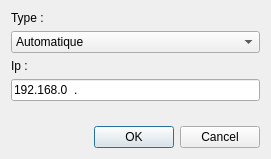
<?xml version="1.0" encoding="UTF-8"?>
<ui version="4.0">
 <class>BAddByIpDialog</class>
 <widget class="QDialog" name="BAddByIpDialog">
  <property name="geometry">
   <rect>
    <x>0</x>
    <y>0</y>
    <width>271</width>
    <height>159</height>
   </rect>
  </property>
  <property name="windowTitle">
   <string>Dialog</string>
  </property>
  <layout class="QVBoxLayout" name="verticalLayout">
   <item>
    <widget class="QLabel" name="label">
     <property name="text">
      <string>Type :</string>
     </property>
    </widget>
   </item>
   <item>
    <widget class="QComboBox" name="typeComboBox">
     <item>
      <property name="text">
       <string>Automatique</string>
      </property>
      <property name="icon">
       <iconset resource="resources.qrc">
        <normaloff>:/icons/automatic</normaloff>:/icons/automatic</iconset>
      </property>
     </item>
    </widget>
   </item>
   <item>
    <widget class="QLabel" name="label_2">
     <property name="text">
      <string>Ip :</string>
     </property>
    </widget>
   </item>
   <item>
    <widget class="QLineEdit" name="ipEdit">
     <property name="inputMask">
      <string>000.990.990.990</string>
     </property>
     <property name="text">
      <string>192.168.0.</string>
     </property>
    </widget>
   </item>
   <item>
    <spacer name="verticalSpacer">
     <property name="orientation">
      <enum>Qt::Vertical</enum>
     </property>
     <property name="sizeHint" stdset="0">
      <size>
       <width>20</width>
       <height>40</height>
      </size>
     </property>
    </spacer>
   </item>
   <item>
    <widget class="QDialogButtonBox" name="buttonBox">
     <property name="orientation">
      <enum>Qt::Horizontal</enum>
     </property>
     <property name="standardButtons">
      <set>QDialogButtonBox::Cancel|QDialogButtonBox::Ok</set>
     </property>
    </widget>
   </item>
  </layout>
 </widget>
 <resources>
  <include location="resources.qrc"/>
 </resources>
 <connections>
  <connection>
   <sender>buttonBox</sender>
   <signal>accepted()</signal>
   <receiver>BAddByIpDialog</receiver>
   <slot>accept()</slot>
   <hints>
    <hint type="sourcelabel">
     <x>248</x>
     <y>254</y>
    </hint>
    <hint type="destinationlabel">
     <x>157</x>
     <y>274</y>
    </hint>
   </hints>
  </connection>
  <connection>
   <sender>buttonBox</sender>
   <signal>rejected()</signal>
   <receiver>BAddByIpDialog</receiver>
   <slot>reject()</slot>
   <hints>
    <hint type="sourcelabel">
     <x>316</x>
     <y>260</y>
    </hint>
    <hint type="destinationlabel">
     <x>286</x>
     <y>274</y>
    </hint>
   </hints>
  </connection>
 </connections>
</ui>
